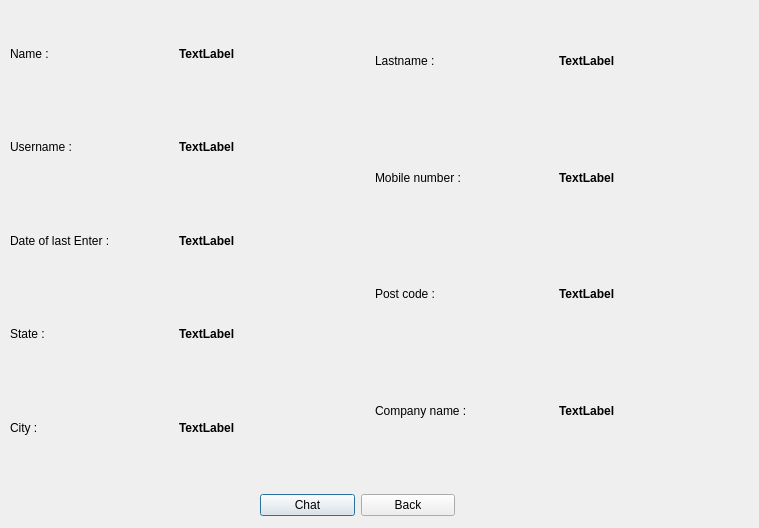
<?xml version="1.0" encoding="UTF-8"?>
<ui version="4.0">
 <class>DetailsOfOwner</class>
 <widget class="QDialog" name="DetailsOfOwner">
  <property name="geometry">
   <rect>
    <x>0</x>
    <y>0</y>
    <width>759</width>
    <height>528</height>
   </rect>
  </property>
  <property name="sizePolicy">
   <sizepolicy hsizetype="Fixed" vsizetype="Fixed">
    <horstretch>0</horstretch>
    <verstretch>0</verstretch>
   </sizepolicy>
  </property>
  <property name="windowTitle">
   <string>Dialog</string>
  </property>
  <widget class="QWidget" name="layoutWidget">
   <property name="geometry">
    <rect>
     <x>375</x>
     <y>5</y>
     <width>361</width>
     <height>461</height>
    </rect>
   </property>
   <layout class="QVBoxLayout" name="verticalLayout">
    <item>
     <layout class="QHBoxLayout" name="horizontalLayout_2">
      <item>
       <widget class="QLabel" name="lbl_lastname">
        <property name="text">
         <string>Lastname : </string>
        </property>
       </widget>
      </item>
      <item>
       <widget class="QLabel" name="led_lastname">
        <property name="font">
         <font>
          <weight>75</weight>
          <bold>true</bold>
         </font>
        </property>
        <property name="text">
         <string>TextLabel</string>
        </property>
       </widget>
      </item>
     </layout>
    </item>
    <item>
     <layout class="QHBoxLayout" name="horizontalLayout_3">
      <item>
       <widget class="QLabel" name="lbl_mobilenumber">
        <property name="text">
         <string>Mobile number : </string>
        </property>
       </widget>
      </item>
      <item>
       <widget class="QLabel" name="led_mobilenumber">
        <property name="font">
         <font>
          <weight>75</weight>
          <bold>true</bold>
         </font>
        </property>
        <property name="text">
         <string>TextLabel</string>
        </property>
       </widget>
      </item>
     </layout>
    </item>
    <item>
     <layout class="QHBoxLayout" name="horizontalLayout_4">
      <item>
       <widget class="QLabel" name="lbl_postcode">
        <property name="text">
         <string>Post code : </string>
        </property>
       </widget>
      </item>
      <item>
       <widget class="QLabel" name="led_postcode">
        <property name="font">
         <font>
          <weight>75</weight>
          <bold>true</bold>
         </font>
        </property>
        <property name="text">
         <string>TextLabel</string>
        </property>
       </widget>
      </item>
     </layout>
    </item>
    <item>
     <layout class="QHBoxLayout" name="horizontalLayout_5">
      <item>
       <widget class="QLabel" name="lbl_company">
        <property name="enabled">
         <bool>true</bool>
        </property>
        <property name="text">
         <string>Company name : </string>
        </property>
       </widget>
      </item>
      <item>
       <widget class="QLabel" name="led_companyname">
        <property name="font">
         <font>
          <weight>75</weight>
          <bold>true</bold>
         </font>
        </property>
        <property name="text">
         <string>TextLabel</string>
        </property>
       </widget>
      </item>
     </layout>
    </item>
    <item>
     <layout class="QHBoxLayout" name="horizontalLayout_6"/>
    </item>
   </layout>
  </widget>
  <widget class="QWidget" name="layoutWidget">
   <property name="geometry">
    <rect>
     <x>10</x>
     <y>10</y>
     <width>331</width>
     <height>461</height>
    </rect>
   </property>
   <layout class="QVBoxLayout" name="verticalLayout_2">
    <item>
     <layout class="QHBoxLayout" name="horizontalLayout_8">
      <item>
       <widget class="QLabel" name="lbl_name">
        <property name="text">
         <string>Name : </string>
        </property>
       </widget>
      </item>
      <item>
       <widget class="QLabel" name="led_name">
        <property name="font">
         <font>
          <weight>75</weight>
          <bold>true</bold>
         </font>
        </property>
        <property name="text">
         <string>TextLabel</string>
        </property>
       </widget>
      </item>
     </layout>
    </item>
    <item>
     <layout class="QHBoxLayout" name="horizontalLayout_9">
      <item>
       <widget class="QLabel" name="lbl_username">
        <property name="text">
         <string>Username : </string>
        </property>
       </widget>
      </item>
      <item>
       <widget class="QLabel" name="userNameL">
        <property name="font">
         <font>
          <weight>75</weight>
          <bold>true</bold>
         </font>
        </property>
        <property name="text">
         <string>TextLabel</string>
        </property>
       </widget>
      </item>
     </layout>
    </item>
    <item>
     <layout class="QHBoxLayout" name="horizontalLayout_10">
      <item>
       <widget class="QLabel" name="lbl_date_last_enter">
        <property name="text">
         <string>Date of last Enter : </string>
        </property>
       </widget>
      </item>
      <item>
       <widget class="QLabel" name="led_last_enter">
        <property name="font">
         <font>
          <weight>75</weight>
          <bold>true</bold>
         </font>
        </property>
        <property name="text">
         <string>TextLabel</string>
        </property>
       </widget>
      </item>
     </layout>
    </item>
    <item>
     <layout class="QHBoxLayout" name="horizontalLayout_11">
      <item>
       <widget class="QLabel" name="lbl_state">
        <property name="text">
         <string>State : </string>
        </property>
       </widget>
      </item>
      <item>
       <widget class="QLabel" name="cmb_state">
        <property name="font">
         <font>
          <weight>75</weight>
          <bold>true</bold>
         </font>
        </property>
        <property name="text">
         <string>TextLabel</string>
        </property>
       </widget>
      </item>
     </layout>
    </item>
    <item>
     <layout class="QHBoxLayout" name="horizontalLayout_12">
      <item>
       <widget class="QLabel" name="lbl_city">
        <property name="text">
         <string>City : </string>
        </property>
       </widget>
      </item>
      <item>
       <widget class="QLabel" name="led_city">
        <property name="font">
         <font>
          <weight>75</weight>
          <bold>true</bold>
         </font>
        </property>
        <property name="text">
         <string>TextLabel</string>
        </property>
       </widget>
      </item>
     </layout>
    </item>
   </layout>
  </widget>
  <widget class="QWidget" name="layoutWidget">
   <property name="geometry">
    <rect>
     <x>260</x>
     <y>490</y>
     <width>195</width>
     <height>30</height>
    </rect>
   </property>
   <layout class="QHBoxLayout" name="horizontalLayout">
    <item>
     <widget class="QPushButton" name="chatB">
      <property name="text">
       <string>Chat</string>
      </property>
     </widget>
    </item>
    <item>
     <widget class="QPushButton" name="btn_ok">
      <property name="autoFillBackground">
       <bool>false</bool>
      </property>
      <property name="text">
       <string>Back</string>
      </property>
     </widget>
    </item>
   </layout>
  </widget>
 </widget>
 <resources/>
 <connections/>
</ui>
